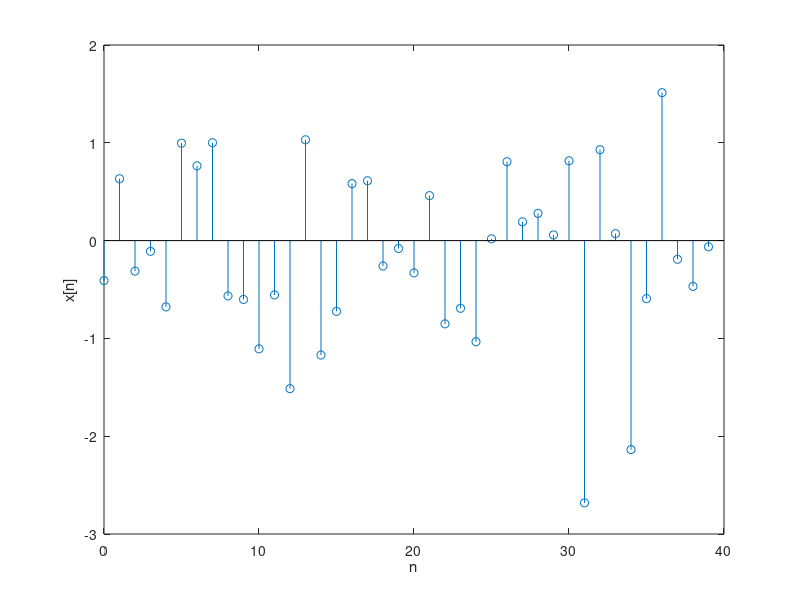
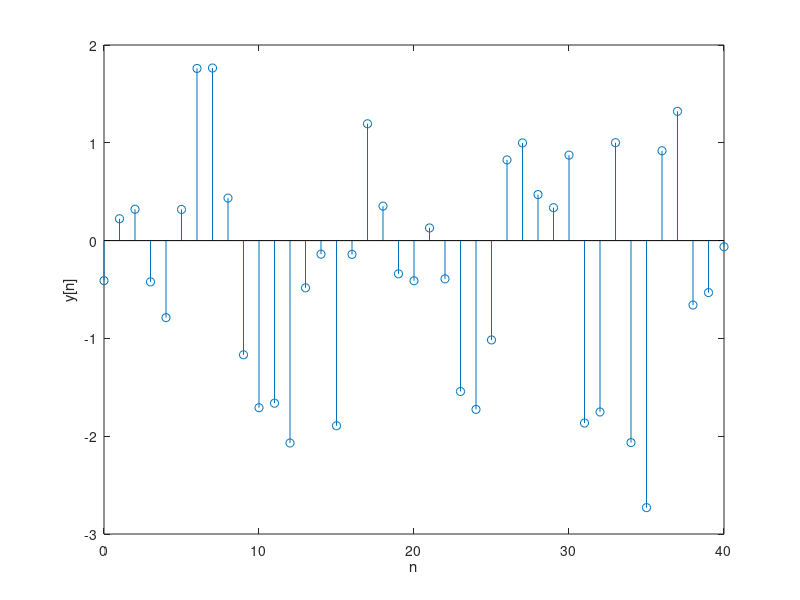
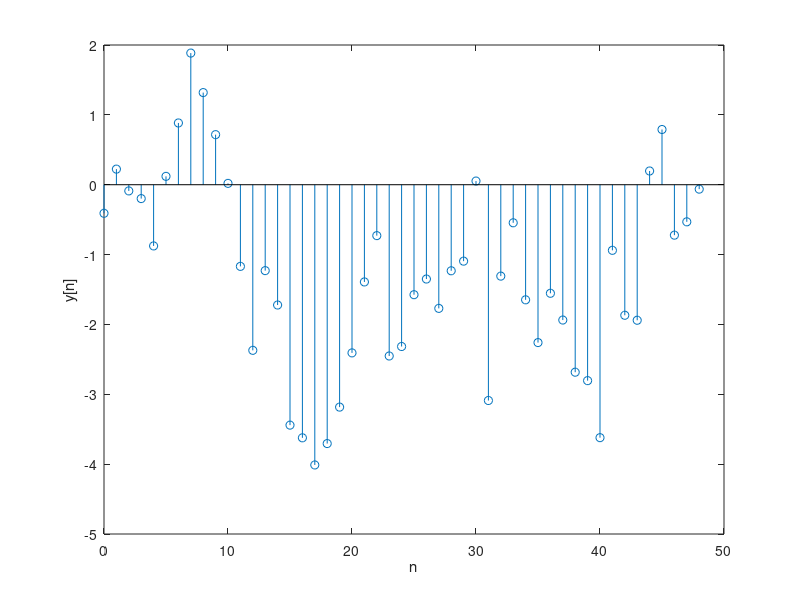
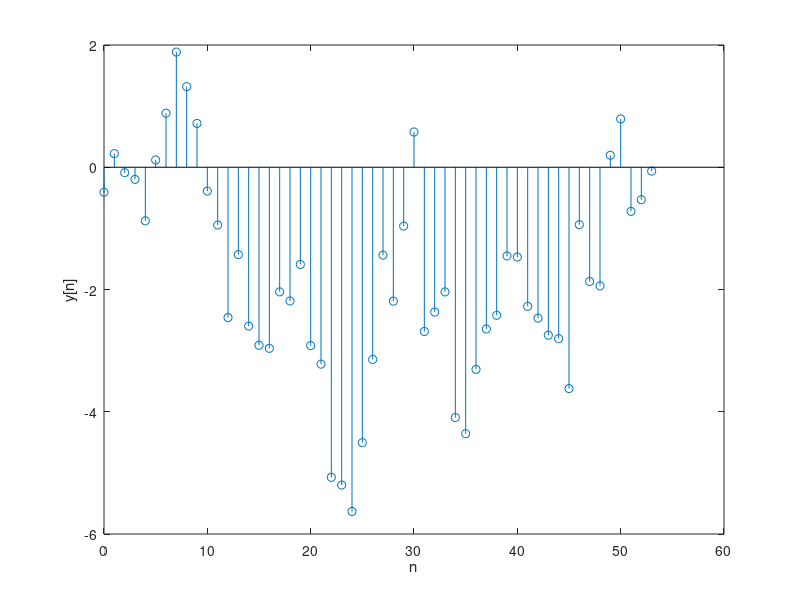

Write the MATLAB code that produced these figures, in order.
% Group 96 20/11/2021
% Arda Ünver    - 2444081
% Deniz Karakay - 2443307
% Ercihan Kara  - 2375160

% HW1 Q4-b

% Close all other figures and reset the workspace
clc
close all

% Signal length of 40
N=40;
L=2;

n=0:1:N-1;
x=randn(1,N); 
figure;
stem(n,x);
xlabel('n');
ylabel('x[n]');


h=ones(1,L);

y=conv(x,h);
figure;
stem(0:N+L-2, y);
xlabel('n');
ylabel('y[n]');



L=10;
h=ones(1,L);
y=conv(x,h);
figure;
stem(0:N+L-2, y);
xlabel('n');
ylabel('y[n]');


L=15;
h=ones(1,L);
y=conv(x,h);
figure;
stem(0:N+L-2, y);
xlabel('n');
ylabel('y[n]');


L=20;
h=ones(1,L);
y=conv(x,h);
figure;
stem(0:N+L-2, y);
xlabel('n');
ylabel('y[n]');


